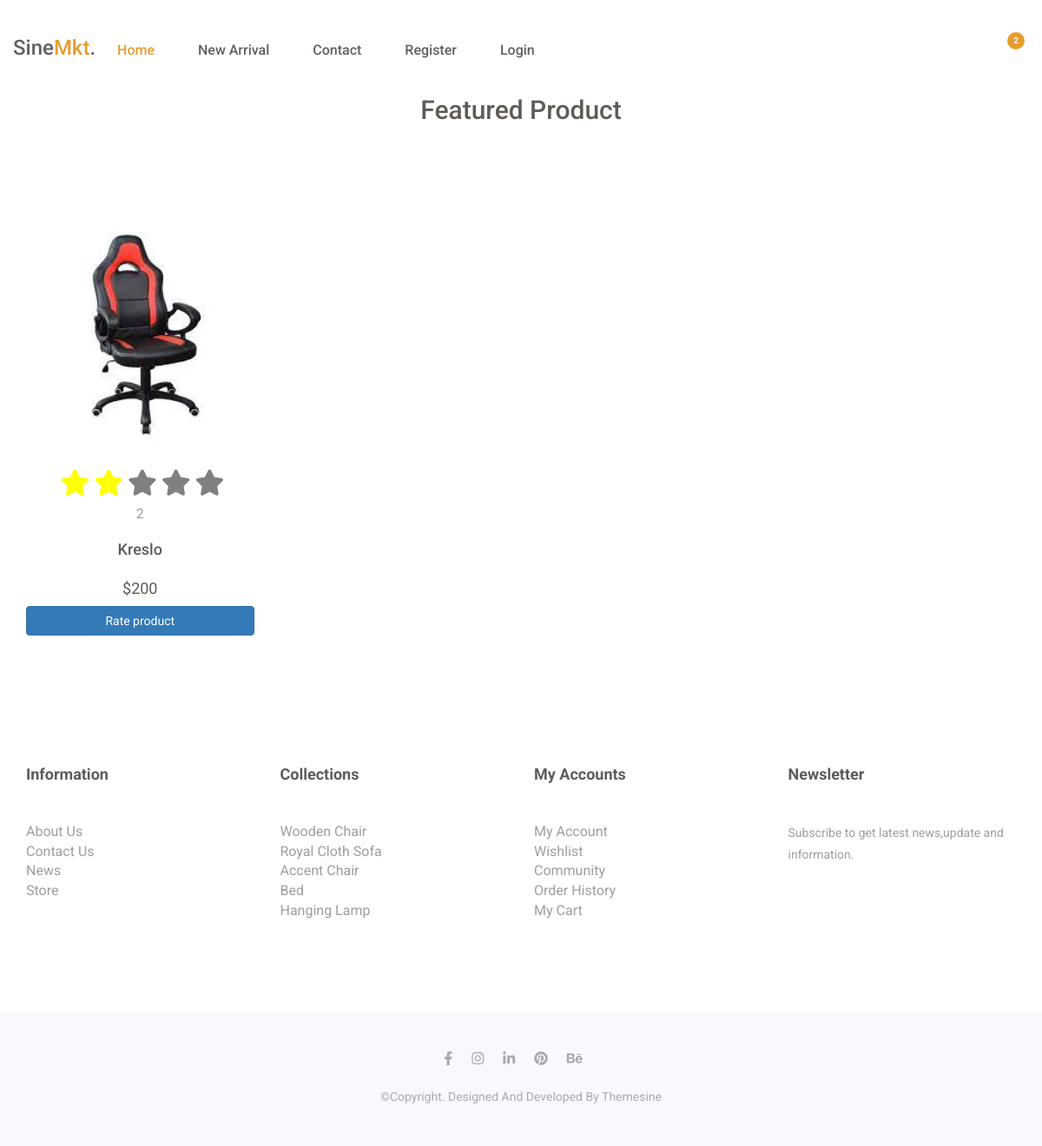
/25-rate, run on an earlier commit of the app's database.
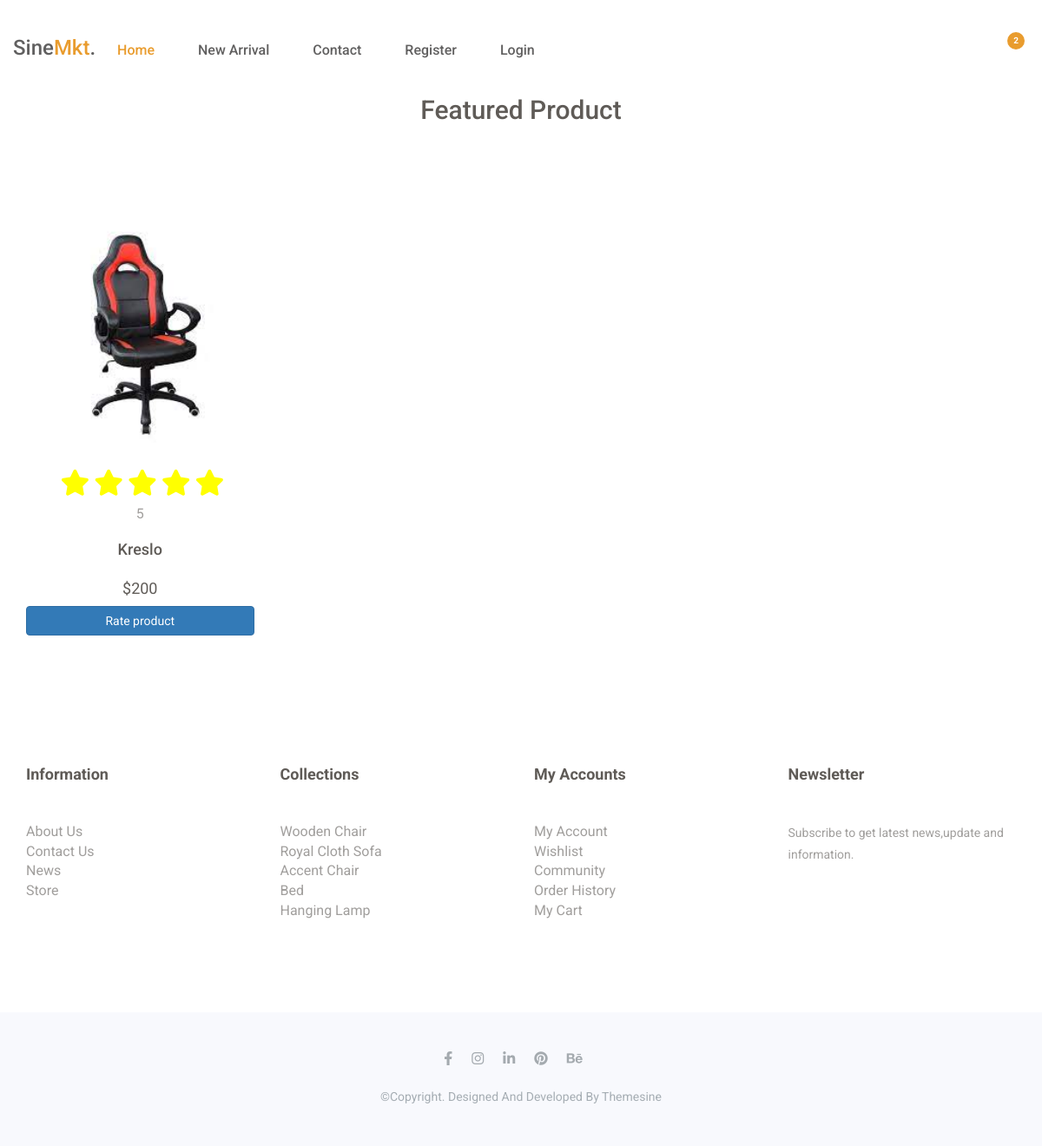
And on a later commit of the database.
### furn/models.py (models this page shows, shortened)
class Product(models.Model):
    rating = models.CharField(max_length=10, default='2')
    secret = models.CharField(max_length=10, default='null')
    img = models.ImageField()
    price = models.IntegerField(default=1)
    title = models.CharField(max_length=200)

### furn/views.py (the view)
# urls.py: path('<int:pk>-rate', rate_fun, name='rate_product'),
def rate_fun(request, pk):
    rate = Product.objects.get(id=pk)
    avg_rate = Product.objects.aggregate(Avg("rating"))
    if request.method == 'POST':
        rate_form = Product_Rate_Form(request.POST, instance=rate)
        if rate_form.is_valid():
            rate_form.save()
        return redirect('furn:home')
    else:
        rate_form = Product_Rate_Form(instance=rate)
    context = {
        "rate": rate,
        "avg_rate": avg_rate,
        "rate_form": rate_form,
    }
    return render(request, 'pages/rate.html', context)

### templates/pages/rate.html (shortened to what this page needs)
{% extends 'layouts/base.html' %}
{% block content %}
<section id="feature" class="feature">
    <div class="container">
        <div class="section-header">
            <h2>Featured product</h2>
        </div>
        <div class="feature-content">
            <div class="row">
                <div class="col-sm-3 d-grid" id="main_form">
                    <form method="post">
                        <div class="single-feature">
                            <img src="{{ rate.img.url }}" alt="feature image" width="300" height="300">
                            <div class="single-feature-txt text-center">
                                <p>
                                    <i class="fa-solid fa-star stars" id="1"></i>
                                    <i class="fa-solid fa-star stars" id="2"></i>
                                    <i class="fa-solid fa-star stars" id="3"></i>
                                    <i class="fa-solid fa-star stars" id="4"></i>
                                    <i class="fa-solid fa-star stars" id="5"></i>
                                </p>
                                <div class="rate_num">{{ rate.rating }}</div>
                                <h3><a href="#" class="product_title">{{ rate.title }}</a></h3>
                                <h5>${{ rate.price }}</h5>
                                <button type="submit" class="btn btn-primary" id="rate_btn">Rate product</button>
                            </div>
                        </div>
                    </form>
                </div>
            </div>
        </div>
    </div>
</section>
{% endblock %}

What changed in the data, as far as the page shows it:
changed Product "Kreslo": rating "2" → "5"
